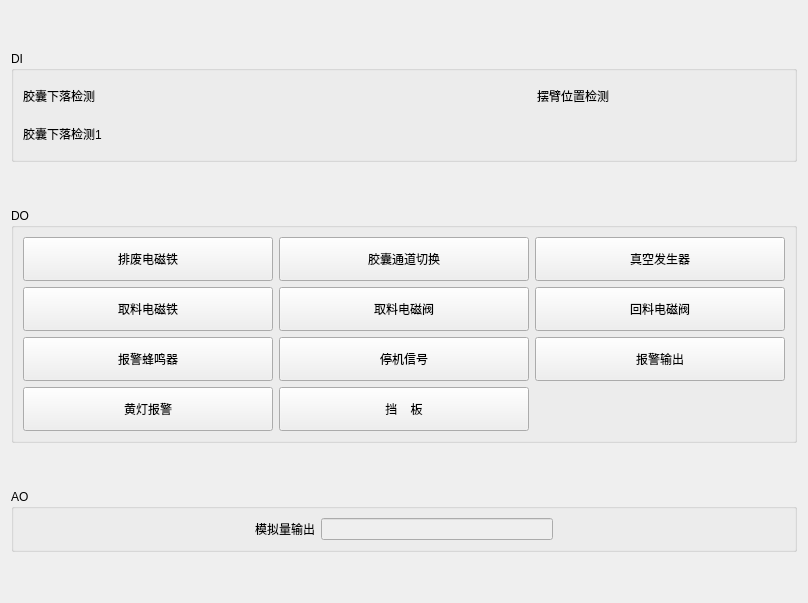
       <widget class="QWidget" name="tab">
        <attribute name="title">
         <string/>
        </attribute>
        <layout class="QVBoxLayout" name="verticalLayout_7">
         <item>
          <spacer name="verticalSpacer_10">
           <property name="orientation">
            <enum>Qt::Vertical</enum>
           </property>
           <property name="sizeHint" stdset="0">
            <size>
             <width>20</width>
             <height>40</height>
            </size>
           </property>
          </spacer>
         </item>
         <item>
          <widget class="QGroupBox" name="groupBox">
           <property name="title">
            <string>DI</string>
           </property>
           <layout class="QHBoxLayout" name="horizontalLayout_6">
            <item>
             <layout class="QGridLayout" name="gridLayout_11">
              <item row="0" column="0">
               <widget class="QLabel" name="label_40">
                <property name="minimumSize">
                 <size>
                  <width>210</width>
                  <height>0</height>
                 </size>
                </property>
                <property name="maximumSize">
                 <size>
                  <width>210</width>
                  <height>16777215</height>
                 </size>
                </property>
                <property name="text">
                 <string>胶囊下落检测</string>
                </property>
               </widget>
              </item>
              <item row="1" column="0">
               <widget class="QLabel" name="label_46">
                <property name="minimumSize">
                 <size>
                  <width>230</width>
                  <height>0</height>
                 </size>
                </property>
                <property name="maximumSize">
                 <size>
                  <width>230</width>
                  <height>16777215</height>
                 </size>
                </property>
                <property name="text">
                 <string>胶囊下落检测1</string>
                </property>
               </widget>
              </item>
              <item row="0" column="1">
               <widget class="QLabel" name="lb_00">
                <property name="minimumSize">
                 <size>
                  <width>32</width>
                  <height>32</height>
                 </size>
                </property>
                <property name="maximumSize">
                 <size>
                  <width>32</width>
                  <height>32</height>
                 </size>
                </property>
                <property name="text">
                 <string/>
                </property>
                <property name="pixmap">
                 <pixmap>C:/Users/33741/Desktop/QtConsoleApplication1/QtClassLibrary1/ico/redLed.png</pixmap>
                </property>
               </widget>
              </item>
              <item row="0" column="4">
               <widget class="QLabel" name="lb_10">
                <property name="minimumSize">
                 <size>
                  <width>32</width>
                  <height>32</height>
                 </size>
                </property>
                <property name="maximumSize">
                 <size>
                  <width>32</width>
                  <height>32</height>
                 </size>
                </property>
                <property name="text">
                 <string/>
                </property>
                <property name="pixmap">
                 <pixmap>C:/Users/33741/Desktop/QtConsoleApplication1/QtClassLibrary1/ico/redLed.png</pixmap>
                </property>
               </widget>
              </item>
              <item row="0" column="3">
               <widget class="QLabel" name="label_11">
                <property name="minimumSize">
                 <size>
                  <width>210</width>
                  <height>0</height>
                 </size>
                </property>
                <property name="maximumSize">
                 <size>
                  <width>210</width>
                  <height>16777215</height>
                 </size>
                </property>
                <property name="text">
                 <string>摆臂位置检测</string>
                </property>
               </widget>
              </item>
              <item row="1" column="1">
               <widget class="QLabel" name="lb_20">
                <property name="minimumSize">
                 <size>
                  <width>32</width>
                  <height>32</height>
                 </size>
                </property>
                <property name="maximumSize">
                 <size>
                  <width>32</width>
                  <height>32</height>
                 </size>
                </property>
                <property name="text">
                 <string/>
                </property>
                <property name="pixmap">
                 <pixmap>C:/Users/33741/Desktop/QtConsoleApplication1/QtClassLibrary1/ico/redLed.png</pixmap>
                </property>
               </widget>
              </item>
              <item row="0" column="2">
               <spacer name="horizontalSpacer_7">
                <property name="orientation">
                 <enum>Qt::Horizontal</enum>
                </property>
                <property name="sizeHint" stdset="0">
                 <size>
                  <width>40</width>
                  <height>20</height>
                 </size>
                </property>
               </spacer>
              </item>
             </layout>
            </item>
           </layout>
          </widget>
         </item>
         <item>
          <spacer name="verticalSpacer_11">
           <property name="orientation">
            <enum>Qt::Vertical</enum>
           </property>
           <property name="sizeHint" stdset="0">
            <size>
             <width>20</width>
             <height>40</height>
            </size>
           </property>
          </spacer>
         </item>
         <item>
          <widget class="QGroupBox" name="groupBox_7">
           <property name="title">
            <string>DO</string>
           </property>
           <layout class="QVBoxLayout" name="verticalLayout_11">
            <item>
             <layout class="QGridLayout" name="gridLayout_6">
              <item row="0" column="0">
               <widget class="QPushButton" name="pb_cmdReject">
                <property name="minimumSize">
                 <size>
                  <width>250</width>
                  <height>44</height>
                 </size>
                </property>
                <property name="maximumSize">
                 <size>
                  <width>127</width>
                  <height>44</height>
                 </size>
                </property>
                <property name="text">
                 <string>排废电磁铁</string>
                </property>
                <property name="checkable">
                 <bool>true</bool>
                </property>
               </widget>
              </item>
              <item row="0" column="1">
               <widget class="QPushButton" name="pb_cmdChannelSwith">
                <property name="minimumSize">
                 <size>
                  <width>250</width>
                  <height>44</height>
                 </size>
                </property>
                <property name="maximumSize">
                 <size>
                  <width>127</width>
                  <height>44</height>
                 </size>
                </property>
                <property name="text">
                 <string>胶囊通道切换</string>
                </property>
                <property name="checkable">
                 <bool>true</bool>
                </property>
               </widget>
              </item>
              <item row="0" column="2">
               <widget class="QPushButton" name="pb_cmdVaccum">
                <property name="minimumSize">
                 <size>
                  <width>250</width>
                  <height>44</height>
                 </size>
                </property>
                <property name="maximumSize">
                 <size>
                  <width>127</width>
                  <height>44</height>
                 </size>
                </property>
                <property name="text">
                 <string>真空发生器</string>
                </property>
                <property name="checkable">
                 <bool>true</bool>
                </property>
               </widget>
              </item>
              <item row="1" column="0">
               <widget class="QPushButton" name="pb_cmdCapGet">
                <property name="minimumSize">
                 <size>
                  <width>250</width>
                  <height>44</height>
                 </size>
                </property>
                <property name="maximumSize">
                 <size>
                  <width>127</width>
                  <height>44</height>
                 </size>
                </property>
                <property name="text">
                 <string>取料电磁铁</string>
                </property>
                <property name="checkable">
                 <bool>true</bool>
                </property>
               </widget>
              </item>
              <item row="1" column="1">
               <widget class="QPushButton" name="pb_cmdCapGetValve">
                <property name="minimumSize">
                 <size>
                  <width>250</width>
                  <height>44</height>
                 </size>
                </property>
                <property name="maximumSize">
                 <size>
                  <width>127</width>
                  <height>44</height>
                 </size>
                </property>
                <property name="text">
                 <string>取料电磁阀</string>
                </property>
                <property name="checkable">
                 <bool>true</bool>
                </property>
               </widget>
              </item>
              <item row="1" column="2">
               <widget class="QPushButton" name="pb_cmdCapBackValve">
                <property name="minimumSize">
                 <size>
                  <width>250</width>
                  <height>44</height>
                 </size>
                </property>
                <property name="maximumSize">
                 <size>
                  <width>127</width>
                  <height>44</height>
                 </size>
                </property>
                <property name="text">
                 <string>回料电磁阀</string>
                </property>
                <property name="checkable">
                 <bool>true</bool>
                </property>
               </widget>
              </item>
              <item row="2" column="0">
               <widget class="QPushButton" name="pb_cmdAlarmOut">
                <property name="minimumSize">
                 <size>
                  <width>250</width>
                  <height>44</height>
                 </size>
                </property>
                <property name="maximumSize">
                 <size>
                  <width>127</width>
                  <height>44</height>
                 </size>
                </property>
                <property name="text">
                 <string>报警蜂鸣器</string>
                </property>
                <property name="checkable">
                 <bool>true</bool>
                </property>
               </widget>
              </item>
              <item row="2" column="1">
               <widget class="QPushButton" name="pb_cmdStopSignal">
                <property name="minimumSize">
                 <size>
                  <width>250</width>
                  <height>44</height>
                 </size>
                </property>
                <property name="maximumSize">
                 <size>
                  <width>127</width>
                  <height>44</height>
                 </size>
                </property>
                <property name="text">
                 <string>停机信号</string>
                </property>
                <property name="checkable">
                 <bool>true</bool>
                </property>
               </widget>
              </item>
              <item row="2" column="2">
               <widget class="QPushButton" name="pb_cmdAlarmSignal">
                <property name="minimumSize">
                 <size>
                  <width>250</width>
                  <height>44</height>
                 </size>
                </property>
                <property name="maximumSize">
                 <size>
                  <width>127</width>
                  <height>44</height>
                 </size>
                </property>
                <property name="text">
                 <string>报警输出</string>
                </property>
                <property name="checkable">
                 <bool>true</bool>
                </property>
               </widget>
              </item>
              <item row="3" column="0">
               <widget class="QPushButton" name="pb_cmdYellowAlarmout">
                <property name="minimumSize">
                 <size>
                  <width>250</width>
                  <height>44</height>
                 </size>
                </property>
                <property name="maximumSize">
                 <size>
                  <width>127</width>
                  <height>44</height>
                 </size>
                </property>
                <property name="text">
                 <string>黄灯报警</string>
                </property>
                <property name="checkable">
                 <bool>true</bool>
                </property>
               </widget>
              </item>
              <item row="3" column="1">
               <widget class="QPushButton" name="pb_cmdBaffle">
                <property name="minimumSize">
                 <size>
                  <width>250</width>
                  <height>44</height>
                 </size>
                </property>
                <property name="maximumSize">
                 <size>
                  <width>127</width>
                  <height>44</height>
                 </size>
                </property>
                <property name="text">
                 <string>挡    板</string>
                </property>
                <property name="checkable">
                 <bool>true</bool>
                </property>
               </widget>
              </item>
             </layout>
            </item>
           </layout>
          </widget>
         </item>
         <item>
          <spacer name="verticalSpacer_18">
           <property name="orientation">
            <enum>Qt::Vertical</enum>
           </property>
           <property name="sizeHint" stdset="0">
            <size>
             <width>20</width>
             <height>40</height>
            </size>
           </property>
          </spacer>
         </item>
         <item>
          <widget class="QGroupBox" name="groupBox_8">
           <property name="title">
            <string>AO</string>
           </property>
           <layout class="QHBoxLayout" name="horizontalLayout_8">
            <item>
             <layout class="QHBoxLayout" name="horizontalLayout_9">
              <item>
               <spacer name="horizontalSpacer_15">
                <property name="orientation">
                 <enum>Qt::Horizontal</enum>
                </property>
                <property name="sizeHint" stdset="0">
                 <size>
                  <width>40</width>
                  <height>20</height>
                 </size>
                </property>
               </spacer>
              </item>
              <item>
               <widget class="QLabel" name="label_2">
                <property name="text">
                 <string>模拟量输出</string>
                </property>
               </widget>
              </item>
              <item>
               <widget class="QLineEdit" name="lE_Analogoutput">
                <property name="enabled">
                 <bool>false</bool>
                </property>
               </widget>
              </item>
              <item>
               <spacer name="horizontalSpacer_17">
                <property name="orientation">
                 <enum>Qt::Horizontal</enum>
                </property>
                <property name="sizeHint" stdset="0">
                 <size>
                  <width>40</width>
                  <height>20</height>
                 </size>
                </property>
               </spacer>
              </item>
             </layout>
            </item>
           </layout>
          </widget>
         </item>
         <item>
          <spacer name="verticalSpacer_9">
           <property name="orientation">
            <enum>Qt::Vertical</enum>
           </property>
           <property name="sizeHint" stdset="0">
            <size>
             <width>20</width>
             <height>40</height>
            </size>
           </property>
          </spacer>
         </item>
        </layout>
       </widget>
